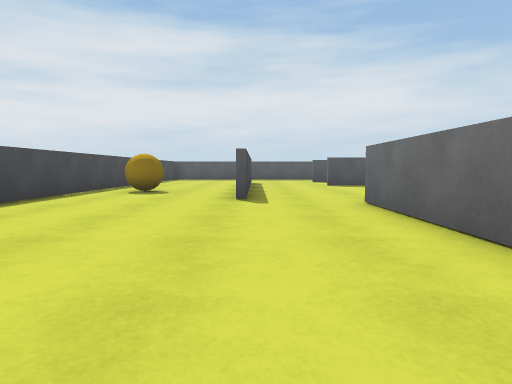
[1] (above)

17 first-person views from a walk through a 3-D level made in the Unity game engine. The camera is 0.62 m above the floor, tilts 4° down and sees 75° across. The floor is counted in squares, 1 m on a side. Each view is taken from the middle of a square. On the plan, view 1 faces up. The plan holds only what a view shows up to about 10 squares ahead; the rest is blank. The place goes on beyond the plan.

[2]
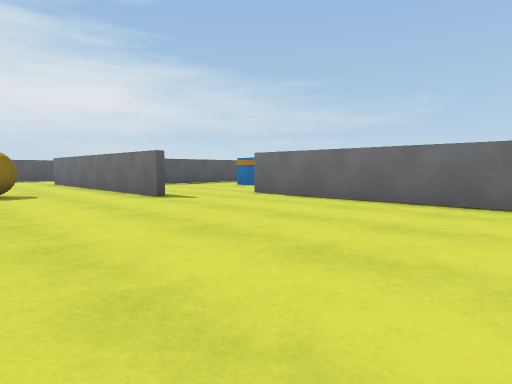

[3]
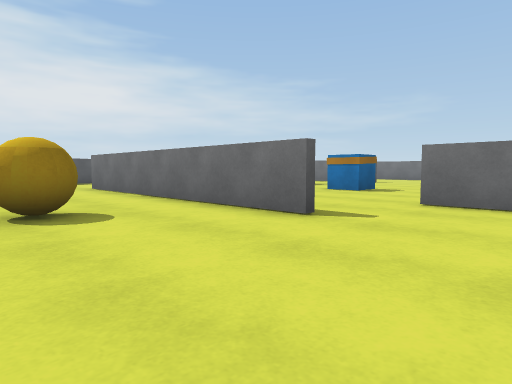

[4]
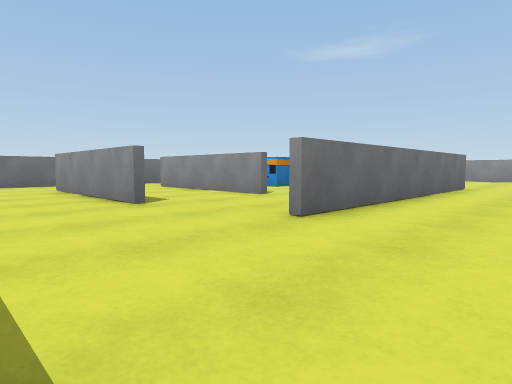

[5]
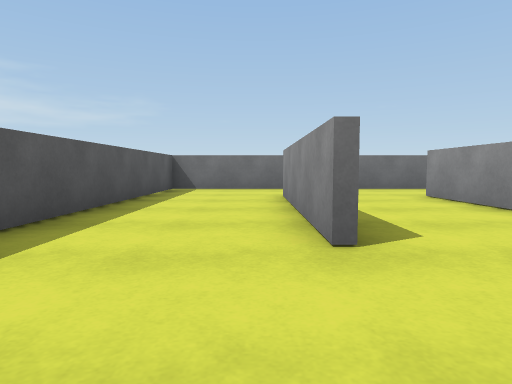

[6]
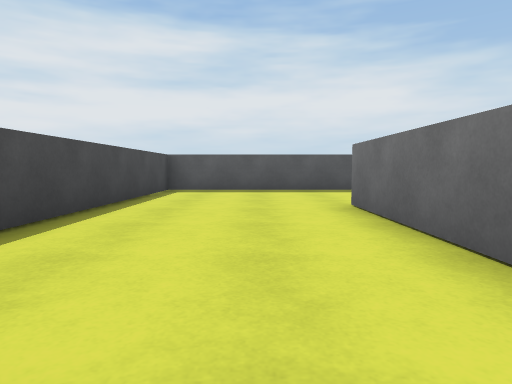

[7]
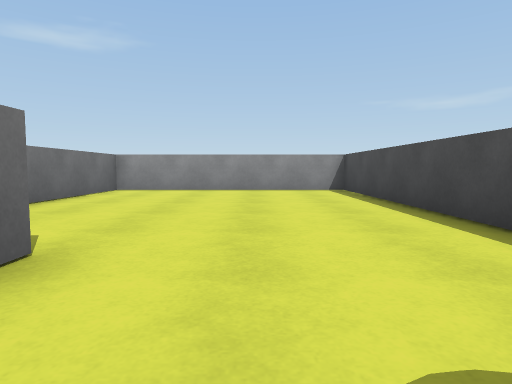

[8]
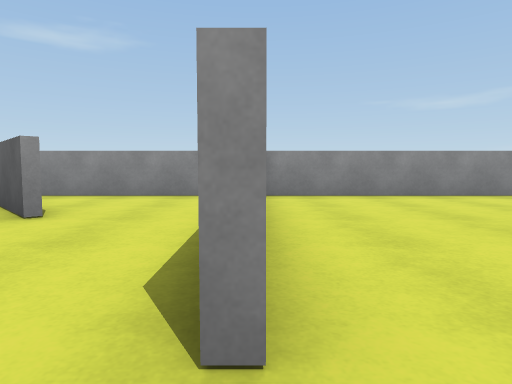

[9]
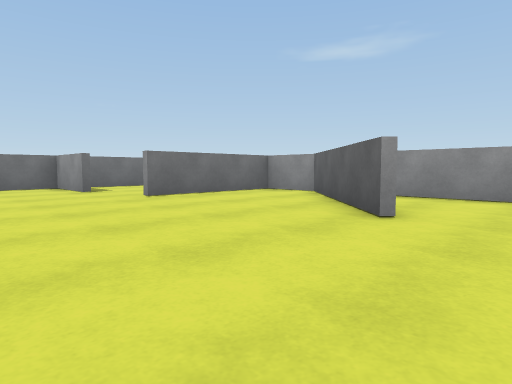

[10]
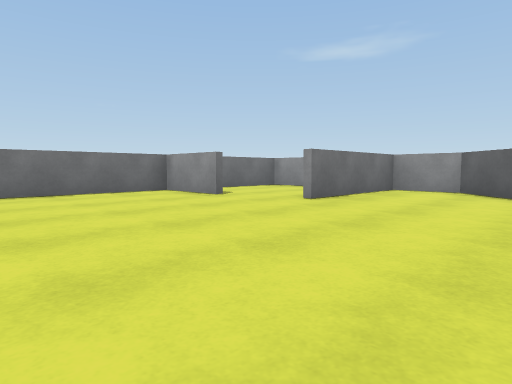

[11]
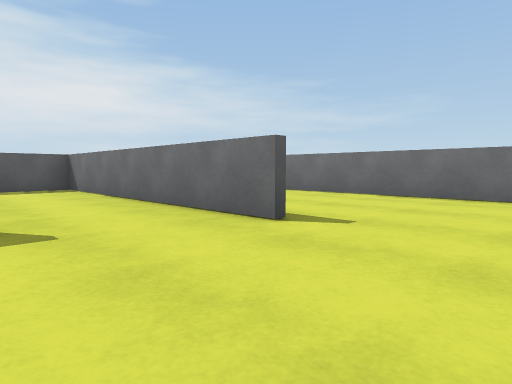

[12]
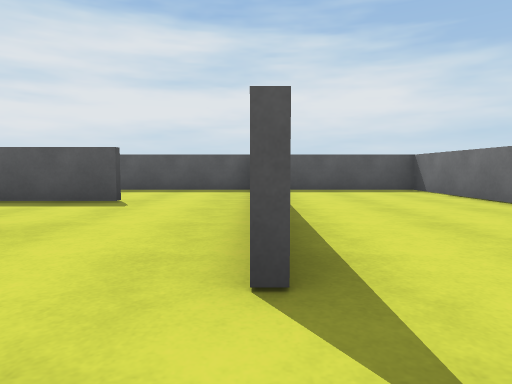

[13]
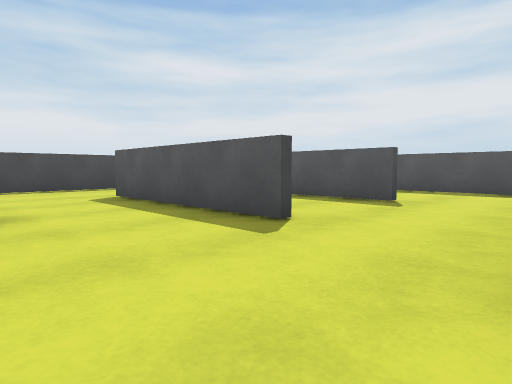

[14]
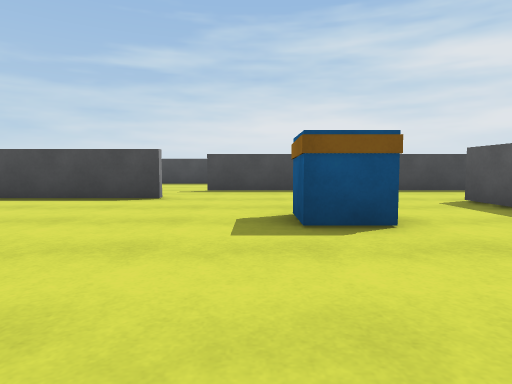

[15]
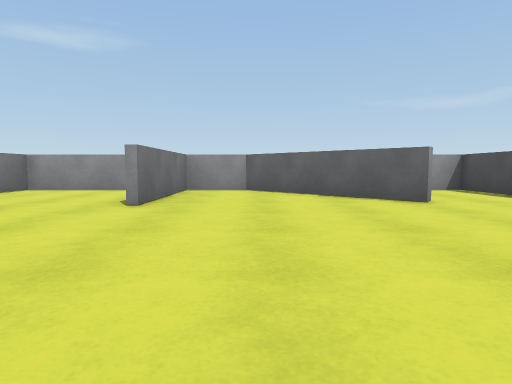

[16]
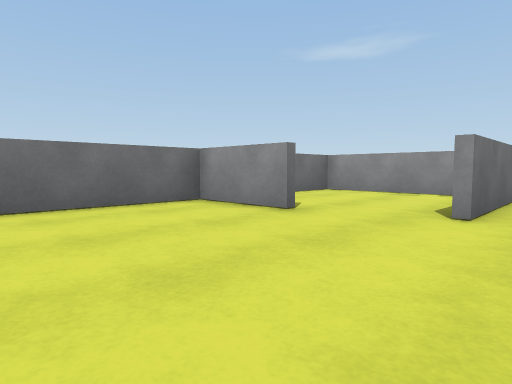

[17]
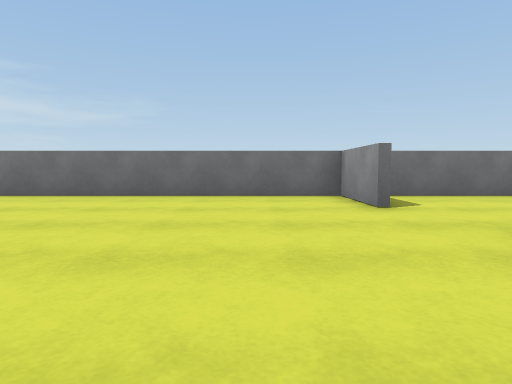

### Floor plan
Ten units are one square. View 1 is at (0, 0); x grows to the right and y downward. Boxes are objects, and circles mark ways between rooms. Rooms are numbered by the first view taken in them; rooms with no view inside come last. Other rooms are left out.
<svg viewBox="-50 -190 200 200">
<path fill="none" stroke="#000" d="M25 -122 75 -122M-2 -139 -2 -115M25 -154 75 -154M-4 -66 -4 -146M-45 -100 -45 5 20 5 20 -61M8 -185 -45 -185 -45 -121M75 -152 50 -152M100 -116 100 -185 31 -185M100 -106 100 -116M75 -120 25 -120M121 -41 145 -41 145 -185 110 -185M48 -30 83 5 100 5 100 -35M22 -61 22 5 69 5M-2 -115 -2 -66M111 5 145 5 145 -30"/>
<rect x="-35" y="-95" width="10" height="10" fill="#bbb"><title>ball</title></rect>
<rect x="45" y="-95" width="10" height="10" fill="#bbb"><title>other object</title></rect>
<circle cx="10" cy="-60" r="3" fill="#2a7"/>
<circle cx="15" cy="-120" r="3" fill="#2a7"/>
<circle cx="85" cy="-120" r="3" fill="#2a7"/>
<circle cx="115" cy="-35" r="3" fill="#2a7"/>
<text x="10" y="-120">1</text>
<text x="80" y="-80">2</text>
<text x="120" y="-20">3</text>
</svg>
Room 1 opens to room 2. Room 2 opens to room 3.

Where each view was taken, in squares from view 1:
view 1: 0 up, 0 right, facing up
view 2: 0 up, 4 left, facing up-right
view 3: 4 up, 4 left, facing up-right
view 4: 18 up, 3 left, facing down-right
view 5: 16 up, 0 right, facing right
view 6: 9 up, 2 left, facing up
view 7: 9 up, 2 left, facing down
view 8: 7 up, 2 right, facing down
view 9: 7 up, 3 right, facing down-right
view 10: 9 up, 6 right, facing down-right
view 11: 8 up, 7 right, facing up-right
view 12: 9 up, 10 right, facing up
view 13: 9 up, 10 right, facing up-left
view 14: 8 up, 9 right, facing left
view 15: 9 up, 8 right, facing down
view 16: 8 up, 9 right, facing down-right
view 17: 6 up, 7 right, facing right
